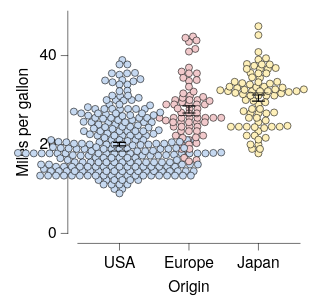

Specify this chart in Vega-Lite:
### Vega-Lite specification from a JSON file in a GitHub repository (floating-point values rounded to 4 significant figures; data arrays with more than 128 entries replaced by an {"elided": "..."} marker saying what was removed)
{"background": null, "config": {"arc": {"fill": "#DBDBDB", "fillOpacity": 1.0, "innerRadius": 25.0, "padAngle": 0.03, "stroke": "black", "strokeOpacity": 1, "strokeWidth": 0.25}, "area": {"fill": "#DBDBDB", "fillOpacity": 1.0, "stroke": "black", "strokeOpacity": 1, "strokeWidth": 0.25}, "axis": {"domain": true, "domainCap": "round", "domainColor": "black", "domainWidth": 0.25, "grid": false, "gridCap": "round", "gridColor": "#F1F1F1", "gridDash": [0, 0], "gridOpacity": 1.0, "gridWidth": 0.25, "labelColor": "black", "labelFont": "HelveticaNeue", "labelFontSize": 7, "labelFontStyle": "normal", "labelFontWeight": 400, "offset": 4.5, "ticks": true, "tickCap": "round", "tickColor": "black", "tickRound": false, "tickSize": 3, "tickWidth": 0.25, "titleColor": "black", "titleFont": "HelveticaNeue", "titleFontSize": 7, "titleFontStyle": "normal", "titleFontWeight": 400}, "axisX": {"domain": true, "labelAlign": "center", "labelAngle": 0, "labels": true, "ticks": true, "translate": 0}, "axisY": {"domain": true, "labelAlign": "right", "labelAngle": 0, "labels": true, "ticks": true, "translate": 0}, "axisRight": {"domain": true, "labelAlign": "left", "labelAngle": 0, "labels": true, "ticks": true, "translate": 0}, "axisTop": {"domain": true, "labelAlign": "center", "labelAngle": 0, "labels": true, "ticks": true, "translate": 0}, "axisBand": {"tickOffset": 0}, "bar": {"fill": "#DBDBDB", "fillOpacity": 1.0, "stroke": "black", "strokeOpacity": 1, "strokeWidth": 0.25}, "boxplot": {"size": 9.0, "ticks": {"cornerRadius": 0.25, "fill": "black", "size": 4.5, "thickness": 0.25}, "box": {"fillOpacity": 1.0, "stroke": "black", "strokeOpacity": 1, "strokeWidth": 0.25}, "median": {"fill": "black", "fillOpacity": 1.0, "size": 9.0, "thickness": 0.25}, "rule": {"fill": "black", "fillOpacity": 1.0, "size": 10.0, "stroke": "black", "strokeDash": [0, 0], "strokeOpacity": 1, "strokeWidth": 0.25}, "outliers": {"color": "black", "fill": "black", "fillOpacity": 1.0, "size": 0, "stroke": "black", "strokeOpacity": 1, "strokeWidth": 0.25}}, "circle": {"fill": "black", "fillOpacity": 1.0, "size": 0.5, "stroke": null, "strokeOpacity": 1, "strokeWidth": 0.25}, "errorband": {"band": {"fillOpacity": 0.6, "stroke": null, "strokeWidth": 0.25, "strokeOpacity": 1}, "borders": {"opacity": 0, "strokeOpacity": 0.25, "strokeWidth": 1}}, "errorbar": {"opacity": 1, "rule": {"strokeDash": [0, 0], "strokeWidth": 0.5}, "ticks": {"color": "black", "cornerRadius": 0.25, "opacity": 1, "size": 6.0, "thickness": 0.5}, "thickness": 0.5}, "font": "HelveticaNeue", "geoshape": {"fill": "#DBDBDB", "fillOpacity": 1.0, "stroke": "black", "strokeOpacity": 1, "strokeWidth": 0.25}, "header": {"labelColor": "black", "labelFont": "HelveticaNeue", "labelFontSize": 7, "labelFontStyle": "normal", "labelFontWeight": 400, "titleColor": "black", "titleFont": "HelveticaNeue", "titleFontSize": 7, "titleFontStyle": "normal", "titleFontWeight": 400, "titlePadding": 0}, "legend": {"disable": false, "offset": 4.5, "gradientLength": 50.0, "gradientThickness": 5.0, "gradientOpacity": 1.0, "gradientStrokeColor": "black", "gradientStrokeWidth": 0.25, "labelColor": "black", "labelFont": "HelveticaNeue", "labelFontSize": 7, "labelFontStyle": "normal", "labelFontWeight": 400, "strokeColor": "black", "strokeWidth": 0, "symbolSize": 42, "symbolStrokeColor": "black", "symbolStrokeWidth": 0.25, "titleColor": "black", "titleFont": "HelveticaNeue", "titleFontSize": 7, "titleFontStyle": "normal", "titleFontWeight": 400}, "line": {"color": "black", "stroke": "black", "strokeCap": "round", "strokeDash": [0, 0], "strokeOpacity": 1, "strokeWidth": 0.375}, "point": {"filled": true, "fill": "#DBDBDB", "fillOpacity": 1.0, "size": 5.0, "stroke": "black", "strokeOpacity": 1, "strokeWidth": 0.25}, "range": {"category": ["#C6D9F1", "#F1C9CB", "#FEF0B9", "#CEE37A", "#7AA8E0", "#E589A3", "#FDDD5D", "#68B961", "#4177B1", "#C35082", "#E5C227", "#438156"], "diverging": {"scheme": ["#C35082", "#CE6D94", "#D989A7", "#E2A4BA", "#EABFCE", "#F1DBE2", "#F6F6F6", "#D7E0EB", "#B9CBE0", "#9BB6D5", "#7DA1C9", "#5F8CBD", "#4177B1"]}, "heatmap": {"scheme": ["#DFE9F7", "#C6D9F1", "#ADC8EC", "#94B8E6", "#7AA8E0", "#6097DA", "#4D87CA", "#4177B1", "#386898", "#2F597F", "#264A69", "#1D3A58"]}, "ordinal": {"scheme": ["#F1F1F1", "#DBDBDB", "#C6C6C6", "#B2B2B2", "#9D9D9D", "#898989", "#767676", "#636363", "#515151", "#404040", "#2F2F2F", "#1F1F1F"]}, "ramp": {"scheme": ["#DFE9F7", "#C6D9F1", "#ADC8EC", "#94B8E6", "#7AA8E0", "#6097DA", "#4D87CA", "#4177B1", "#386898", "#2F597F", "#264A69", "#1D3A58"]}}, "rule": {"color": "black", "stroke": "black", "strokeCap": "round", "strokeDash": [2, 2], "strokeOpacity": 1, "strokeWidth": 0.25}, "scale": {"bandPaddingInner": 0.1, "bandPaddingOuter": 0.1, "round": false}, "rect": {"fill": "#DBDBDB", "fillOpacity": 1.0, "stroke": "black", "strokeOpacity": 1, "strokeWidth": 0.25}, "square": {"fill": "#DBDBDB", "fillOpacity": 1.0, "size": 10.0, "stroke": "black", "strokeOpacity": 1, "strokeWidth": 0.25}, "text": {"color": "black", "font": "HelveticaNeue", "fontSize": 7, "fontStyle": "normal", "fontWeight": 400}, "title": {"anchor": "middle", "frame": "group", "color": "black", "font": "HelveticaNeue", "fontSize": 7, "fontStyle": "normal", "fontWeight": 400, "subtitleColor": "black", "subtitleFont": "HelveticaNeue", "subtitleFontSize": "HelveticaNeue", "subtitleFontStyle": "normal", "subtitleFontWeight": 400}, "view": {"continuousWidth": 100, "continuousHeight": 100, "discreteWidth": 100, "discreteHeight": 100, "fill": null, "stroke": null, "strokeWidth": 0.25}}, "layer": [{"data": {"name": "data-e3eced9a19a526e2b46e3557233cc953"}, "mark": {"type": "circle", "opacity": 1.0, "size": 10.0, "stroke": "black", "strokeOpacity": 1, "strokeWidth": 0.25}, "encoding": {"color": {"field": "Origin", "legend": null, "sort": ["USA", "Europe", "Japan"], "title": null, "type": "nominal"}, "x": {"axis": {}, "field": "Origin", "sort": ["USA", "Europe", "Japan"], "title": "Origin", "type": "nominal"}, "xOffset": {"field": "beeswarm_x", "scale": {"domain": [-45.77, 45.77], "range": [-33.27, 58.27]}, "type": "quantitative"}, "y": {"field": "Miles_per_Gallon", "title": "Miles per gallon", "type": "quantitative"}}}, {"data": {"name": "data-64e7897fd8423deef5c97d660b6d3367"}, "mark": {"type": "errorbar"}, "encoding": {"x": {"axis": {}, "field": "Origin", "sort": ["USA", "Europe", "Japan"], "title": "Origin", "type": "nominal"}, "y": {"field": "__mean", "title": "Miles per gallon", "type": "quantitative"}, "yError": {"field": "__error"}}}, {"data": {"name": "data-e3eced9a19a526e2b46e3557233cc953"}, "mark": {"type": "boxplot", "box": {"fillOpacity": 0, "strokeOpacity": 0}, "outliers": {"opacity": 0}, "rule": {"strokeOpacity": 0}, "ticks": false}, "encoding": {"x": {"axis": {}, "field": "Origin", "sort": ["USA", "Europe", "Japan"], "title": "Origin", "type": "nominal"}, "y": {"field": "Miles_per_Gallon", "title": "Miles per gallon", "type": "quantitative"}}}], "$schema": "https://vega.github.io/schema/vega-lite/v6.4.1.json", "datasets": {"data-e3eced9a19a526e2b46e3557233cc953": {"elided": "398 records"}, "data-64e7897fd8423deef5c97d660b6d3367": [{"Origin": "USA", "__mean": 20.08, "__error": 0.4058, "__dysonsphere__": 1}, {"Origin": "Japan", "__mean": 30.45, "__error": 0.6852, "__dysonsphere__": 1}, {"Origin": "Europe", "__mean": 27.89, "__error": 0.8037, "__dysonsphere__": 1}]}}
